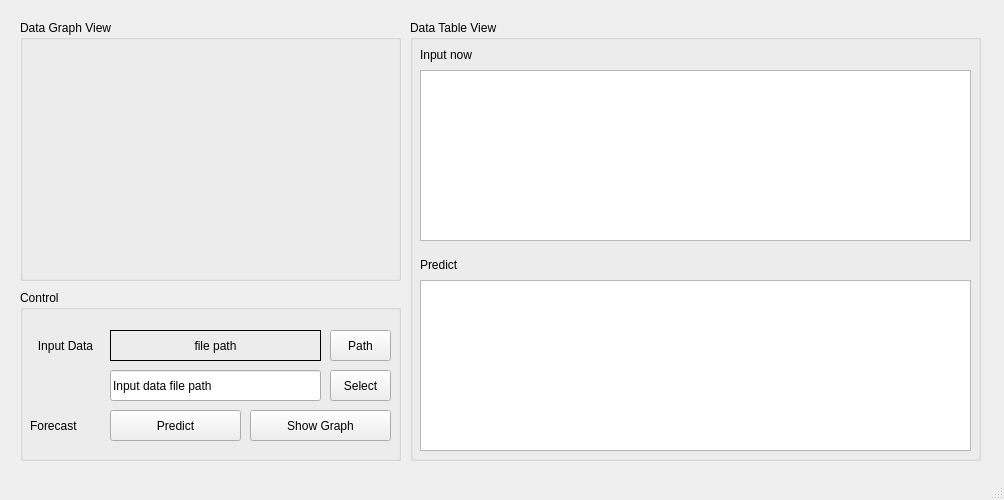
<?xml version="1.0" encoding="UTF-8"?>
<ui version="4.0">
 <class>TSF_Model_Client</class>
 <widget class="QMainWindow" name="TSF_Model_Client">
  <property name="enabled">
   <bool>true</bool>
  </property>
  <property name="geometry">
   <rect>
    <x>0</x>
    <y>0</y>
    <width>1004</width>
    <height>500</height>
   </rect>
  </property>
  <property name="minimumSize">
   <size>
    <width>1004</width>
    <height>500</height>
   </size>
  </property>
  <property name="maximumSize">
   <size>
    <width>1500</width>
    <height>500</height>
   </size>
  </property>
  <property name="windowTitle">
   <string>MainWindow</string>
  </property>
  <widget class="QWidget" name="centralwidget">
   <widget class="QWidget" name="verticalLayoutWidget">
    <property name="geometry">
     <rect>
      <x>20</x>
      <y>20</y>
      <width>381</width>
      <height>261</height>
     </rect>
    </property>
    <layout class="QVBoxLayout" name="verticalLayout">
     <item>
      <widget class="QGroupBox" name="data_graph_view">
       <property name="title">
        <string>Data Graph View</string>
       </property>
      </widget>
     </item>
    </layout>
   </widget>
   <widget class="QWidget" name="verticalLayoutWidget_2">
    <property name="geometry">
     <rect>
      <x>410</x>
      <y>20</y>
      <width>571</width>
      <height>441</height>
     </rect>
    </property>
    <layout class="QVBoxLayout" name="verticalLayout_2">
     <item>
      <widget class="QGroupBox" name="data_table_view">
       <property name="title">
        <string>Data Table View</string>
       </property>
       <widget class="QLabel" name="input_now">
        <property name="geometry">
         <rect>
          <x>10</x>
          <y>20</y>
          <width>67</width>
          <height>30</height>
         </rect>
        </property>
        <property name="text">
         <string>Input now</string>
        </property>
       </widget>
       <widget class="QLabel" name="predict_table_label">
        <property name="geometry">
         <rect>
          <x>10</x>
          <y>230</y>
          <width>67</width>
          <height>30</height>
         </rect>
        </property>
        <property name="text">
         <string>Predict</string>
        </property>
       </widget>
       <widget class="QTableWidget" name="input_tableView">
        <property name="geometry">
         <rect>
          <x>10</x>
          <y>50</y>
          <width>551</width>
          <height>171</height>
         </rect>
        </property>
       </widget>
       <widget class="QTableWidget" name="predict_tableView">
        <property name="geometry">
         <rect>
          <x>10</x>
          <y>260</y>
          <width>551</width>
          <height>171</height>
         </rect>
        </property>
       </widget>
      </widget>
     </item>
    </layout>
   </widget>
   <widget class="QWidget" name="verticalLayoutWidget_3">
    <property name="geometry">
     <rect>
      <x>20</x>
      <y>290</y>
      <width>381</width>
      <height>171</height>
     </rect>
    </property>
    <layout class="QVBoxLayout" name="verticalLayout_3">
     <item>
      <widget class="QGroupBox" name="Control">
       <property name="title">
        <string>Control</string>
       </property>
       <widget class="QPushButton" name="select">
        <property name="geometry">
         <rect>
          <x>310</x>
          <y>80</y>
          <width>61</width>
          <height>31</height>
         </rect>
        </property>
        <property name="text">
         <string>Select</string>
        </property>
       </widget>
       <widget class="QLineEdit" name="path_edit">
        <property name="geometry">
         <rect>
          <x>90</x>
          <y>80</y>
          <width>211</width>
          <height>31</height>
         </rect>
        </property>
        <property name="text">
         <string>Input data file path</string>
        </property>
       </widget>
       <widget class="QPushButton" name="Path_btn">
        <property name="geometry">
         <rect>
          <x>310</x>
          <y>40</y>
          <width>61</width>
          <height>31</height>
         </rect>
        </property>
        <property name="text">
         <string>Path</string>
        </property>
       </widget>
       <widget class="QLabel" name="input_data_label">
        <property name="geometry">
         <rect>
          <x>10</x>
          <y>40</y>
          <width>71</width>
          <height>31</height>
         </rect>
        </property>
        <property name="contextMenuPolicy">
         <enum>Qt::ContextMenuPolicy::PreventContextMenu</enum>
        </property>
        <property name="text">
         <string>Input Data</string>
        </property>
        <property name="alignment">
         <set>Qt::AlignmentFlag::AlignCenter</set>
        </property>
       </widget>
       <widget class="QPushButton" name="predict">
        <property name="geometry">
         <rect>
          <x>90</x>
          <y>120</y>
          <width>131</width>
          <height>31</height>
         </rect>
        </property>
        <property name="text">
         <string>Predict</string>
        </property>
       </widget>
       <widget class="QLabel" name="forecast">
        <property name="geometry">
         <rect>
          <x>10</x>
          <y>120</y>
          <width>71</width>
          <height>31</height>
         </rect>
        </property>
        <property name="text">
         <string>Forecast</string>
        </property>
       </widget>
       <widget class="QPushButton" name="show_graph">
        <property name="geometry">
         <rect>
          <x>230</x>
          <y>120</y>
          <width>141</width>
          <height>31</height>
         </rect>
        </property>
        <property name="text">
         <string>Show Graph</string>
        </property>
       </widget>
       <widget class="QLabel" name="edit_path_print">
        <property name="geometry">
         <rect>
          <x>90</x>
          <y>40</y>
          <width>211</width>
          <height>31</height>
         </rect>
        </property>
        <property name="frameShape">
         <enum>QFrame::Shape::Box</enum>
        </property>
        <property name="text">
         <string>file path</string>
        </property>
        <property name="alignment">
         <set>Qt::AlignmentFlag::AlignCenter</set>
        </property>
       </widget>
      </widget>
     </item>
    </layout>
   </widget>
  </widget>
  <widget class="QStatusBar" name="statusbar"/>
 </widget>
 <resources/>
 <connections/>
</ui>
